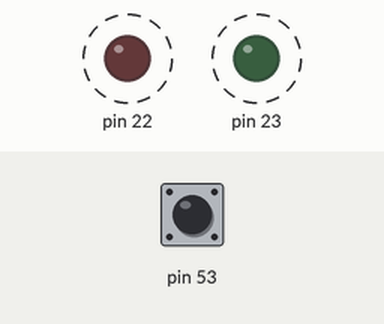
This sketch was run on a simulated Arduino Mega 2560, built with avr-gcc and run on an emulated ATmega2560. On the bench: output pins drawn as LEDs (lit = HIGH). Dashed ring = blinking. The test bench sets the inputs (shaded band); at power-on: pin 53 LOW.

Above: at 0.12 s.
Timing chart, 0 to 4.6 s (numbered marks = the images above):
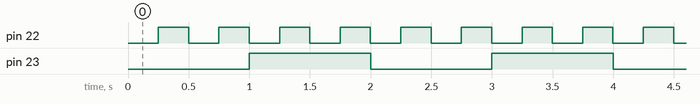

Measured:
- by itself, pin 22: alternates HIGH for 0.25 s and LOW for 0.25 s
- by itself, pin 23: alternates HIGH for 1.0 s and LOW for 1.0 s
- by itself, everything shown: repeats every 2.0 s, in 8 steps

The sketch:

sketch.ino
```cpp
#include <avr/io.h>
#include <avr/interrupt.h>

#define F_CPU 16000000UL

// GPIO
volatile char *ddra   = (char *)0x21;
volatile char *porta  = (char *)0x22;
volatile char *ddrb   = (char *)0x24;
volatile char *pinb   = (char *)0x23;

// Timer1
volatile char *tccr1a = (char *)0x80;
volatile char *tccr1b = (char *)0x81;
volatile short *tcnt1 = (short *)0x84;
volatile char *timsk1 = (char *)0x6F;

// Timer2
volatile char *tccr2a = (char *)0xB0;
volatile char *tccr2b = (char *)0xB1;
volatile char *tcnt2  = (char *)0xB2;
volatile char *timsk2 = (char *)0x70;

volatile uint16_t overflow2_count = 0;
volatile char indicate = 0;

ISR(TIMER1_OVF_vect) {
    if (indicate == 0)
        *porta ^= (1 << 1);  // PA1
    else
        *porta ^= (1 << 0);  // PA0

    *tcnt1 = 49911;  // reload
}

ISR(TIMER2_OVF_vect) {
    overflow2_count++;
    if (overflow2_count >= 122) {
        if (indicate == 0)
            *porta ^= (1 << 0);
        else
            *porta ^= (1 << 1);

        overflow2_count = 0;
    }
}

void init_timers() {
    *tccr1a = 0x00;
    *tccr1b = (1 << 2) | (1 << 0);  // 1024 prescaler
    *tcnt1  = 49911;
    *timsk1 = (1 << 0);

    *tccr2a = 0x00;
    *tccr2b = (1 << 2) | (1 << 0);
    *tcnt2  = 0;
    *timsk2 = (1 << 0);
}

static char pressed_count = 0;
static char last_state = 0;

int main(void) {
    *ddra = 0x03;  // PA0, PA1 output
    *porta = 0x00;
    *ddrb = 0x00;  // PB0 input

    init_timers();
    sei();

    while (1) {
        char current_state = *pinb & 0x01;
        if (current_state && !last_state) {
            pressed_count++;
        }
        last_state = current_state;

        if (pressed_count >= 5) {
            indicate ^= 1;      // Toggle indicator
            pressed_count = 0;  // Reset press counter
        }

        for (volatile long i = 0; i < 5000; i++);  // Debounce
    }
}
```
